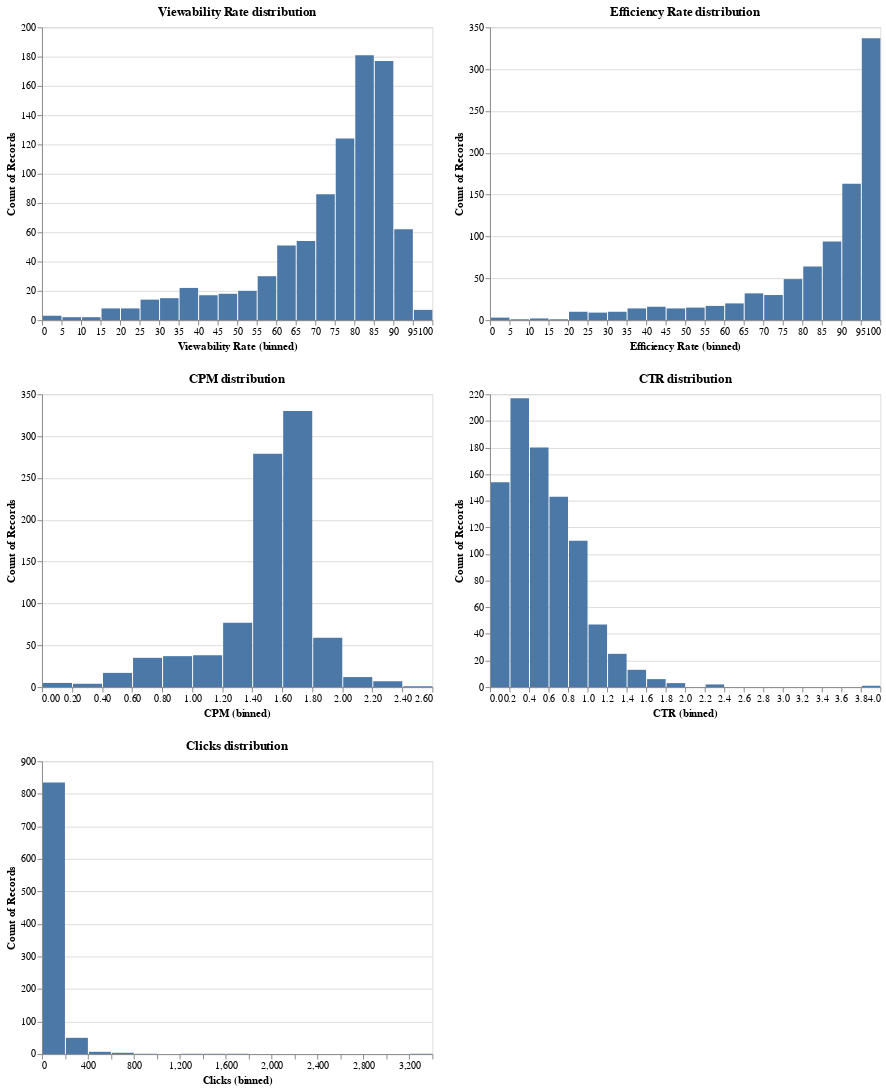

Write notebook code for a chart like this one.
### Code cell
hist_vr = alt.Chart(groupby_domains).mark_bar().encode(
    x=alt.X('Viewability Rate', bin=alt.Bin(maxbins=20)),
    y='count()',
).properties(
    title="Viewability Rate distribution"
)

hist_er = alt.Chart(groupby_domains).mark_bar().encode(
    x=alt.X('Efficiency Rate', bin=alt.Bin(maxbins=20)),
    y='count()',
).properties(
    title="Efficiency Rate distribution"
)


hist_cpm = alt.Chart(groupby_domains).mark_bar().encode(
    x=alt.X('CPM', bin=alt.Bin(maxbins=20)),
    y='count()',
).properties(
    title="CPM distribution"
)


hist_ctr = alt.Chart(groupby_domains).mark_bar().encode(
    x=alt.X('CTR', bin=alt.Bin(maxbins=20)),
    y='count()',
).properties(
    title="CTR distribution"
)

hist_clicks = alt.Chart(groupby_domains).mark_bar().encode(
    x=alt.X('Clicks', bin=alt.Bin(maxbins=20)),
    y='count()',
).properties(
    title="Clicks distribution"
)

features_distribution3 = (hist_vr | hist_er) & (hist_cpm | hist_ctr) & (hist_clicks)
features_distribution3.save('Graphs/features_distribution3.html')
features_distribution3

### Figure 1 — Vega-Lite specification as saved in the notebook (floating-point values rounded to 4 significant figures; data arrays with more than 128 entries replaced by an {"elided": "..."} marker saying what was removed)
{"config": {"view": {"continuousWidth": 400, "continuousHeight": 300}}, "vconcat": [{"hconcat": [{"mark": "bar", "encoding": {"x": {"type": "quantitative", "bin": {"maxbins": 20}, "field": "Viewability Rate"}, "y": {"type": "quantitative", "aggregate": "count"}}, "title": "Viewability Rate distribution"}, {"mark": "bar", "encoding": {"x": {"type": "quantitative", "bin": {"maxbins": 20}, "field": "Efficiency Rate"}, "y": {"type": "quantitative", "aggregate": "count"}}, "title": "Efficiency Rate distribution"}]}, {"hconcat": [{"mark": "bar", "encoding": {"x": {"type": "quantitative", "bin": {"maxbins": 20}, "field": "CPM"}, "y": {"type": "quantitative", "aggregate": "count"}}, "title": "CPM distribution"}, {"mark": "bar", "encoding": {"x": {"type": "quantitative", "bin": {"maxbins": 20}, "field": "CTR"}, "y": {"type": "quantitative", "aggregate": "count"}}, "title": "CTR distribution"}]}, {"mark": "bar", "encoding": {"x": {"type": "quantitative", "bin": {"maxbins": 20}, "field": "Clicks"}, "y": {"type": "quantitative", "aggregate": "count"}}, "title": "Clicks distribution"}], "data": {"name": "data-0845aab068edf06a6e1544cc0fc2b8b4"}, "$schema": "https://vega.github.io/schema/vega-lite/v4.8.1.json", "datasets": {"data-0845aab068edf06a6e1544cc0fc2b8b4": {"elided": "901 records"}}}
